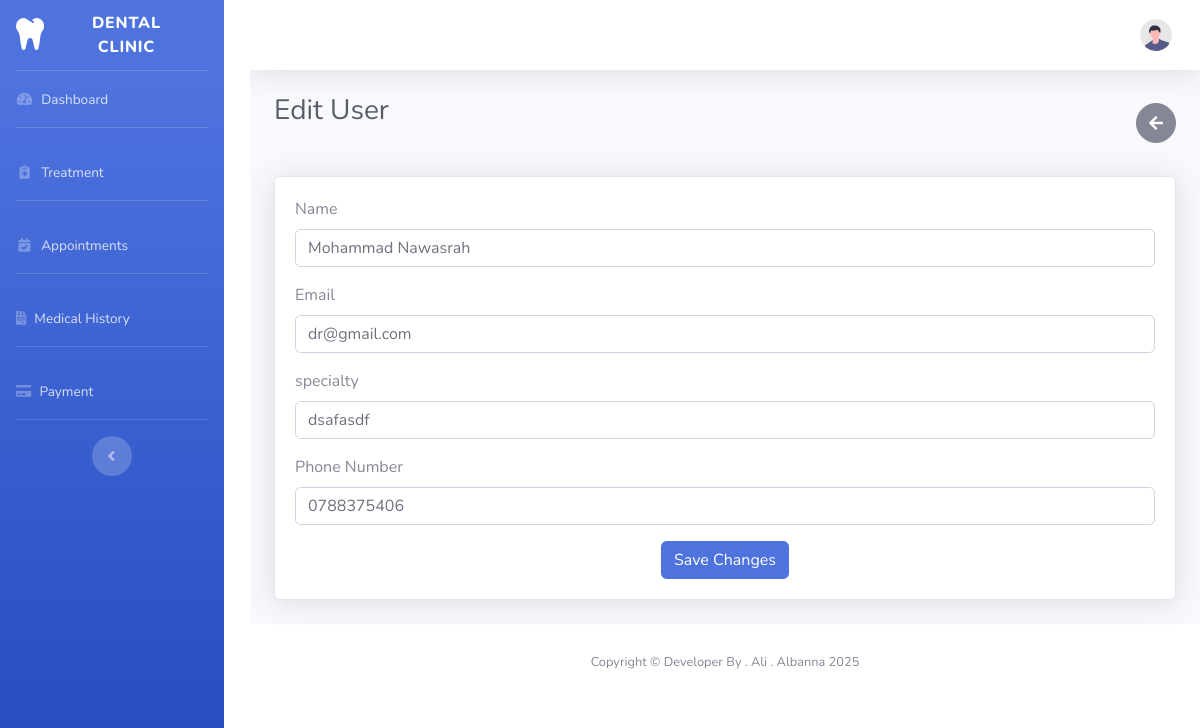
/users-edit.php?id=3, run on the app's committed database.
### tables this page shows
CREATE TABLE `doctors` (
  `id` int(11) NOT NULL,
  `full_name` varchar(200) DEFAULT NULL,
  `specialty` varchar(100) DEFAULT NULL,
  `phone` varchar(20) DEFAULT NULL,
  `email` varchar(100) DEFAULT NULL,
  `password` varchar(100) DEFAULT NULL,
  `created_at` timestamp NOT NULL DEFAULT current_timestamp(),
  `profile_image` varchar(255) DEFAULT NULL
);

### database.php (called while the page is built, shortened)
<?php
class Database {
    private $conn;
    public function __construct($connection) {
        $this->conn = $connection;
    }
    public function select($table, $where = '', $params = []) {
        $sql = "SELECT * FROM $table";
        if (!empty($where)) {
            $sql .= " WHERE $where";
        }
        $stmt = $this->conn->prepare($sql);
        $stmt->execute($params);
        return $stmt->fetchAll(PDO::FETCH_ASSOC);
    }
}
?>

### users-edit.php (the view, shortened to what this page needs)
<?php
include "database.php";
$db = new Database($conn);
$doctor = $db->select('doctors' , "id = ".$_GET["id"])[0];
?>
<!DOCTYPE html>
<html lang="en">
<head>
    <link href="vendor/fontawesome-free/css/all.min.css" rel="stylesheet" type="text/css">
    <link href="css/sb-admin-2.min.css" rel="stylesheet">
</head>
<body id="page-top">
    <div id="wrapper">
         <?php include 'sidebar.php'; ?>
        <div id="content-wrapper" class="d-flex flex-column">
            <div id="content">
               <?php include 'navbar.php'; ?>
                <div class="container-fluid">
                    <div class="d-sm-flex align-items-center justify-content-between mb-4">
                        <h1 class="h3 mb-4 text-gray-800">Edit User</h1>
                        <div>
                            <a href="users.php" class="btn btn-secondary btn-circle">
                                <i class="fas fa-arrow-left"></i>
                            </a>
                        </div>
                    </div>
                    <div class="card shadow mb-4">
                        <div class="card-body">
                            <form action="" method="post">
                                <div class="form-group">
                                    <label for="userName">Name</label>
                                    <input type="text" class="form-control" name="full_name" id="userName" placeholder="Enter First Name" value="<?php echo $doctor["full_name"] ?>">
                                </div>
                                <div class="form-group">
                                    <label for="userEmail">Email</label>
                                    <input type="email" class="form-control" name="email" id="userEmail" placeholder="Enter Email" value="<?php echo $doctor["email"] ?>">
                                </div>
                                <div class="form-group">
                                    <label for="specialty">specialty</label>
                                    <input type="text" class="form-control" name="specialty" id="specialty" placeholder="Enter Email" value="<?php echo $doctor["specialty"] ?>">
                                </div>
                                <div class="form-group">
                                    <label for="userPhone">Phone Number</label>
                                    <input type="text" class="form-control" id="userPhone" name="phone" placeholder="Enter Phone Number" value="<?php echo $doctor["phone"] ?>">
                                </div>
                                <div class="text-center">
                                    <button type="submit" class="btn btn-primary">Save Changes</button>
                                </div>
                            </form>
                        </div>
                    </div>
                </div>
            </div>
            <footer class="sticky-footer bg-white">
                <div class="container my-auto">
                    <div class="copyright text-center my-auto">
                        <span>Copyright &copy; Developer By . Ali . Albanna 2025</span>
                    </div>
                </div>
            </footer>
        </div>
    </div>
</body>
</html>

### users-edit.php (style rules this page uses)
#content-wrapper { margin-left: 250px; }

### data on the page
doctors: full_name "Mohammad Nawasrah", email "dr@gmail.com", specialty "dsafasdf", phone "0788375406"
